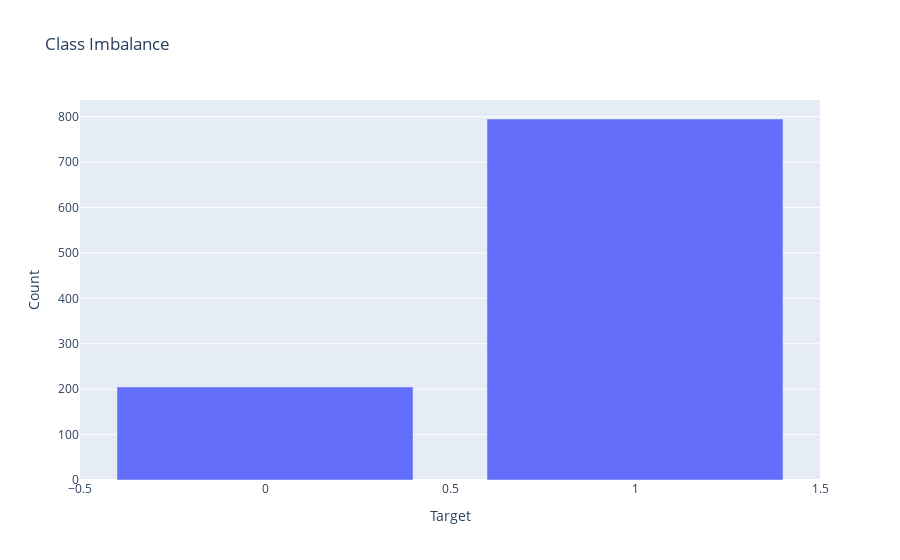

Notebook source saved alongside this figure:
### Code cell
# Calculate class counts
class_counts = df['Target'].value_counts()

# Create a bar plot to visualize class imbalance
fig = px.bar(
    class_counts,
    x=class_counts.index,
    y=class_counts.values,
    labels={'x': 'Target', 'y': 'Count'},
    title='Class Imbalance'
)
fig.show()

### Figure 1 — Plotly figure (JSON) as saved in the notebook; plotly's stock layout.template omitted (floating-point values rounded to 4 significant figures)
{"data": [{"alignmentgroup": "True", "hovertemplate": "Target=%{x}<br>Count=%{y}<extra></extra>", "legendgroup": "", "marker": {"color": "#636efa", "pattern": {"shape": ""}}, "name": "", "offsetgroup": "", "orientation": "v", "showlegend": false, "textposition": "auto", "type": "bar", "x": [1, 0], "xaxis": "x", "y": [795, 205], "yaxis": "y"}], "layout": {"barmode": "relative", "legend": {"tracegroupgap": 0}, "title": {"text": "Class Imbalance"}, "xaxis": {"anchor": "y", "domain": [0, 1], "title": {"text": "Target"}}, "yaxis": {"anchor": "x", "domain": [0, 1], "title": {"text": "Count"}}}}
